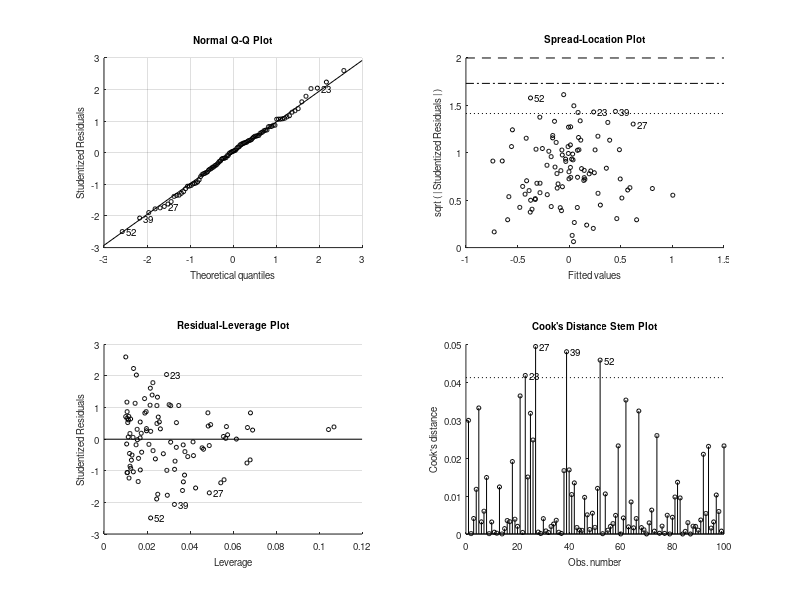

Write the MATLAB code that produced this figure. (Note: this script raises an error after producing the figure.)
T = 100; % Sample size
sigma2 = 2; % Variance of error term
k_vals = 2:10; % Number of regressors
sim = 1e4; % Number of simulations

% Preallocate array for results
R2_vals = zeros(sim, length(k_vals));

% Loop over k values
for a = 1:length(k_vals)
    k = k_vals(a); % Current k value
    % Loop over simulations
    for i = 1:sim
        % Generate design matrix X
        X = [ones(T, 1), normrnd(0, 1, T, k)];
        % Generate error term
        e = normrnd(0, sqrt(sigma2), T, 1);
        % Generate response variable
        y = X * zeros(k+1, 1) + e;
        % Fit linear regression model
        mdl = fitlm(X(:, 2:end), y);
        % Compute R-squared statistic
        R2_vals(i, a) = mdl.Rsquared.Ordinary;
    end
end

%%

% Plot boxplots of R-squared values for each k value
figure
boxplot(R2_vals, 'Labels', string(k_vals))
xlabel('Number of Regressors')
ylabel('R-squared Value')
title('Boxplots of R-squared Values for Different Numbers of Regressors')


%%

%The resulting plot shows nine boxplots, one for each k value, showing 
% the distribution of R-squared values for each simulation. From the plot, 
% we can see that the median R-squared value decreases as the number of 
% bogus regressors increases. This is because as more regressors are added,
% some of them are likely to be non-significant and add noise to the model. 
% This noise reduces the fit of the model, and as a result, the R-squared 
% value decreases. We can also see that the spread of the R-squared 
% values increases as the number of bogus regressors increases. This is
% because with more regressors, there is more variability in the model 
% fit due to the added noise from non-significant regressors. This 
% increased variability is reflected in the larger interquartile range
% and longer whiskers of the boxplots. Overall, this plot shows the 
% importance of careful selection of regressors in linear regression models. 
% Adding too many non-significant regressors can decrease the fit of the model
% and increase its variability, leading to inaccurate conclusions and predictions.